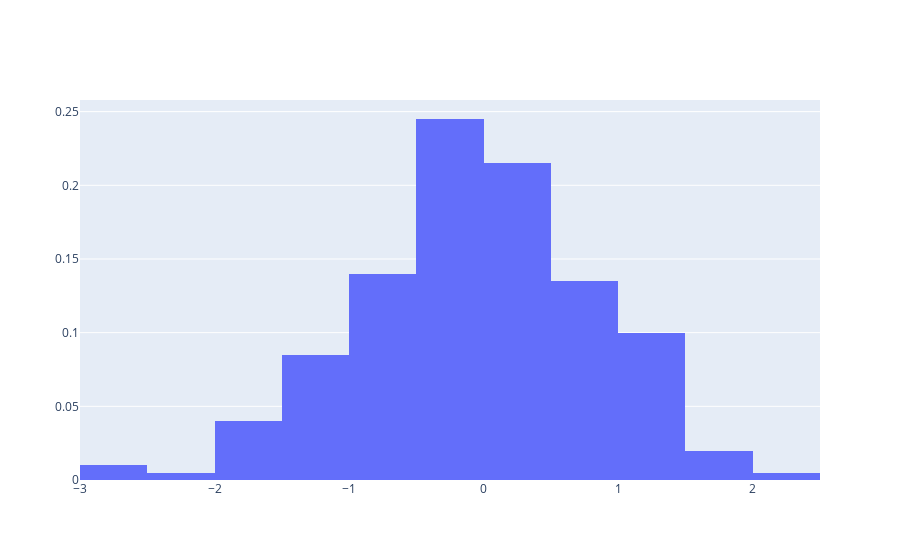

Write notebook code for a chart like this one.
### Code cell
data = [hist]

offline.iplot(data)

### Figure 1 — Plotly figure (JSON) as saved in the notebook; plotly's stock layout.template omitted (floating-point values rounded to 4 significant figures; data arrays with more than 128 entries replaced by an {"elided": "..."} marker saying what was removed)
{"data": [{"histnorm": "probability", "type": "histogram", "x": {"elided": "200 float values"}}], "layout": {}}
